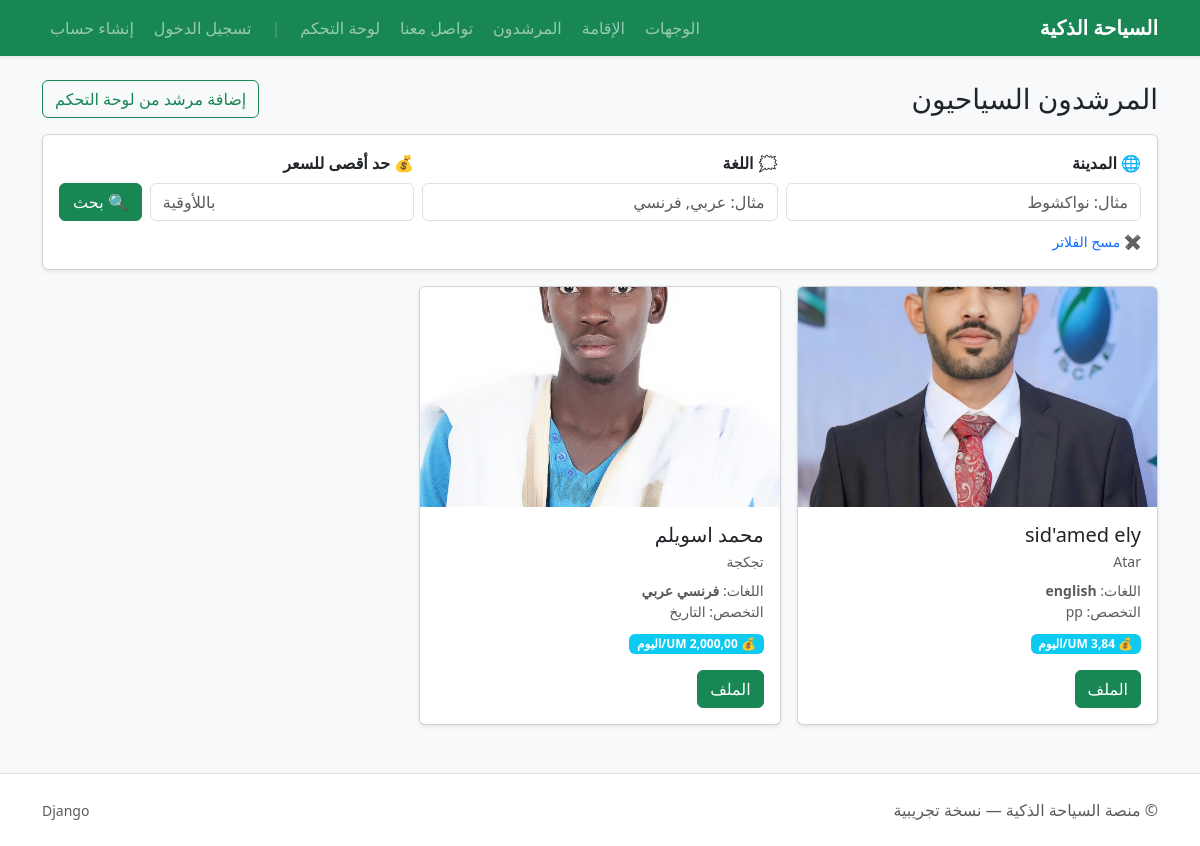
/guides/, run on the app's committed database.
### guides/models.py (models this page shows, shortened)
class Guide(models.Model):
    name = models.CharField(max_length=200)
    city = models.CharField(max_length=120)
    price_per_day = models.DecimalField(max_digits=10, decimal_places=2)
    languages = models.CharField(max_length=200, help_text="مثال: عربي, English, Français")
    specialties = models.CharField(max_length=200, blank=True)

class GuideMedia(models.Model):
    guide = models.ForeignKey(Guide, related_name="media", on_delete=models.CASCADE)
    kind = models.CharField(
        max_length=20,
        choices=[("image", "Image"), ("video", "Video")],
        default="image"
    )
    file = models.FileField(upload_to="guides/", blank=True, null=True)
    url = models.URLField(blank=True)

### guides/views.py (the view)
# urls.py: path("", views.guide_list, name="guide_list"),
def guide_list(request):
    qs = Guide.objects.all().order_by("name")
    city = request.GET.get("city", "").strip()
    language = request.GET.get("language", "").strip()
    max_price = request.GET.get("max_price", "").strip()
    if city:
        qs = qs.filter(city__icontains=city)
    if language:
        qs = qs.filter(languages__icontains=language)
    if max_price:
        qs = qs.filter(price_per_day__lte=max_price)
    context = {
        "items": qs,
        "city": city,
        "language": language,
        "max_price": max_price,
    }
    return render(request, "guides/list.html", context)

### stays/templatetags/currency.py (called while the page is built)
@register.filter
def format_um(value):
    if value is None:
        return "0,00 UM"
    try:
        value = Decimal(str(value))
        formatted = f"{value:,.2f}".replace(',', '|').replace('.', ',').replace('|', ',')
        return f"{formatted} UM"
    except:
        return f"{value} UM"

### templates/guides/list.html (shortened to what this page needs)
{% extends "base.html" %}
{% load currency %}
{% block content %}
<div class="d-flex justify-content-between align-items-center mb-3">
  <h3 class="mb-0">المرشدون السياحيون</h3>
  <a class="btn btn-outline-success" href="/admin/guides/guide/">إضافة مرشد من لوحة التحكم</a>
</div>
<form method="get" class="card shadow-sm mb-3">
  <div class="card-body">
    <div class="row g-2">
      <div class="col-md-4">
        <label class="form-label"><strong>🌐 المدينة</strong></label>
        <input name="city" value="{{ city }}" class="form-control" placeholder="مثال: نواكشوط">
      </div>
      <div class="col-md-4">
        <label class="form-label"><strong>🗯️ اللغة</strong></label>
        <input name="language" value="{{ language }}" class="form-control" placeholder="مثال: عربي, فرنسي">
      </div>
      <div class="col-md-3">
        <label class="form-label"><strong>💰 حد أقصى للسعر</strong></label>
        <input name="max_price" value="{{ max_price }}" type="number" step="100" class="form-control" placeholder="باللأوقية">
      </div>
      <div class="col-md-1 d-grid align-items-end">
        <button class="btn btn-success mt-4">🔍 بحث</button>
      </div>
    </div>
    <div class="mt-2">
      <a class="small text-decoration-none" href="/guides/">✖️ مسح الفلاتر</a>
    </div>
  </div>
</form>
<div class="row g-3">
  {% for g in items %}
  <div class="col-md-4">
    <div class="card card-hover h-100 shadow-sm">
      {% with m=g.media.first %}
        {% if m and m.file %}
          <img src="{{ m.file.url }}"
               class="card-img-top"
               style="height:220px; object-fit:cover;"
               alt="{{ g.name }}">
        {% else %}
          <div class="bg-light d-flex align-items-center justify-content-center"
               style="height:220px;">
            <span class="text-muted">لا توجد صورة</span>
          </div>
        {% endif %}
      {% endwith %}
      <div class="card-body">
        <h5 class="mb-1">{{ g.name }}</h5>
        <div class="text-muted small">{{ g.city }}</div>
        <div class="mt-2 text-muted small">اللغات: <b>{{ g.languages }}</b></div>
        {% if g.specialties %}
          <div class="text-muted small">التخصص: {{ g.specialties }}</div>
        {% endif %}
        <div class="mt-2">
          <span class="badge badge-soft bg-info text-white">💰 {{ g.price_per_day|format_um }}/اليوم</span>
        </div>
        <a class="btn btn-success mt-3" href="{% url 'guide_detail' g.id %}">الملف</a>
      </div>
    </div>
  </div>
  {% empty %}
    <div class="text-muted">
      لا توجد نتائج. أضف مرشدين من
      <a class="text-decoration-none" href="/admin/guides/guide/">لوحة التحكم</a>.
    </div>
  {% endfor %}
</div>
{% endblock %}

### templates/base.html (style rules this page uses)
.badge-soft { background: rgba(25,135,84,.10); color: #198754; }

### data on the page
Guide: media.first.file (picture), name "sid'amed ely", city "Atar", languages "english", specialties "pp", price_per_day "3,84 UM"
Guide: media.first.file (picture), name "محمد اسويلم", city "تجكجة", languages "فرنسي عربي", specialties "التاريخ", price_per_day "2,000,00 UM"
